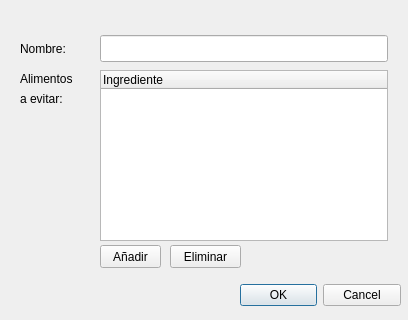
<?xml version="1.0" encoding="UTF-8"?>
<ui version="4.0">
 <class>Dialog_NEnf</class>
 <widget class="QDialog" name="Dialog_NEnf">
  <property name="windowModality">
   <enum>Qt::ApplicationModal</enum>
  </property>
  <property name="geometry">
   <rect>
    <x>0</x>
    <y>0</y>
    <width>408</width>
    <height>320</height>
   </rect>
  </property>
  <property name="windowTitle">
   <string>Nueva Enfermedad o Patología</string>
  </property>
  <widget class="QDialogButtonBox" name="buttonBox">
   <property name="geometry">
    <rect>
     <x>240</x>
     <y>280</y>
     <width>161</width>
     <height>31</height>
    </rect>
   </property>
   <property name="orientation">
    <enum>Qt::Horizontal</enum>
   </property>
   <property name="standardButtons">
    <set>QDialogButtonBox::Cancel|QDialogButtonBox::Ok</set>
   </property>
  </widget>
  <widget class="QLabel" name="label">
   <property name="geometry">
    <rect>
     <x>20</x>
     <y>40</y>
     <width>67</width>
     <height>17</height>
    </rect>
   </property>
   <property name="text">
    <string>Nombre:</string>
   </property>
  </widget>
  <widget class="QLineEdit" name="lineEdit_Nom">
   <property name="geometry">
    <rect>
     <x>100</x>
     <y>35</y>
     <width>288</width>
     <height>27</height>
    </rect>
   </property>
  </widget>
  <widget class="QTreeWidget" name="treeWidget">
   <property name="geometry">
    <rect>
     <x>100</x>
     <y>70</y>
     <width>288</width>
     <height>171</height>
    </rect>
   </property>
   <column>
    <property name="text">
     <string>Ingrediente</string>
    </property>
   </column>
  </widget>
  <widget class="QLabel" name="label_2">
   <property name="geometry">
    <rect>
     <x>20</x>
     <y>70</y>
     <width>72</width>
     <height>17</height>
    </rect>
   </property>
   <property name="text">
    <string>Alimentos</string>
   </property>
  </widget>
  <widget class="QLabel" name="label_3">
   <property name="geometry">
    <rect>
     <x>20</x>
     <y>90</y>
     <width>67</width>
     <height>17</height>
    </rect>
   </property>
   <property name="text">
    <string>a evitar:</string>
   </property>
  </widget>
  <widget class="QPushButton" name="push_Elim">
   <property name="geometry">
    <rect>
     <x>170</x>
     <y>245</y>
     <width>71</width>
     <height>23</height>
    </rect>
   </property>
   <property name="text">
    <string>Eliminar</string>
   </property>
  </widget>
  <widget class="QPushButton" name="push_Anadir">
   <property name="geometry">
    <rect>
     <x>100</x>
     <y>245</y>
     <width>61</width>
     <height>23</height>
    </rect>
   </property>
   <property name="text">
    <string>Añadir</string>
   </property>
  </widget>
 </widget>
 <tabstops>
  <tabstop>lineEdit_Nom</tabstop>
  <tabstop>treeWidget</tabstop>
  <tabstop>push_Anadir</tabstop>
  <tabstop>push_Elim</tabstop>
  <tabstop>buttonBox</tabstop>
 </tabstops>
 <resources/>
 <connections>
  <connection>
   <sender>buttonBox</sender>
   <signal>accepted()</signal>
   <receiver>Dialog_NEnf</receiver>
   <slot>accept()</slot>
   <hints>
    <hint type="sourcelabel">
     <x>400</x>
     <y>280</y>
    </hint>
    <hint type="destinationlabel">
     <x>157</x>
     <y>274</y>
    </hint>
   </hints>
  </connection>
  <connection>
   <sender>buttonBox</sender>
   <signal>rejected()</signal>
   <receiver>Dialog_NEnf</receiver>
   <slot>reject()</slot>
   <hints>
    <hint type="sourcelabel">
     <x>400</x>
     <y>280</y>
    </hint>
    <hint type="destinationlabel">
     <x>286</x>
     <y>274</y>
    </hint>
   </hints>
  </connection>
 </connections>
</ui>
